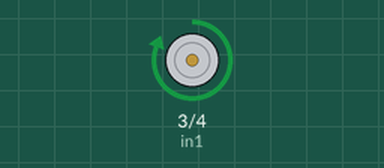
The sketch below on a simulated Arduino Uno, built with avr-gcc and run on an emulated ATmega328P. Parts: motor-driver pin pairs drawn as motors (green arrow = first pin HIGH = forward, orange = second pin HIGH = backward, longer = more drive).

Above: at 0.15 s.
At 1.35 s:
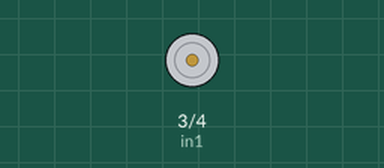
At 2.55 s:
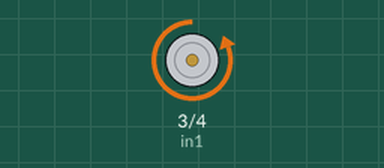
Timing chart, 0 to 3.0 s (numbered marks = the images above):
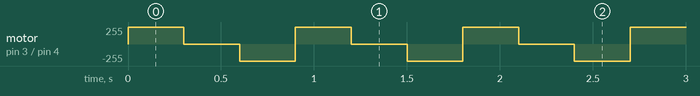

The sketch:

Motor.ino
```cpp
//Pines para el motor
int in1 = 3;
int in2 = 4;

void setup() {
  pinMode(in1, OUTPUT);
  pinMode(in2, OUTPUT);
}

void loop() {
  //Giro en un sentido
  digitalWrite(in1, HIGH);
  digitalWrite(in2, LOW);
  delay(300);

  //Paro
  digitalWrite(in1, LOW);
  digitalWrite(in2, LOW);
  delay(300);

  //Giro en otro sentido
  digitalWrite(in1, LOW);
  digitalWrite(in2, HIGH);
  delay(300);

}
```

Measured:
- by itself, motor on pin 3 (in1) / pin 4 (in2): repeats every 0.90 s: stopped 0.30 s, backward 255/255 0.30 s, forward 255/255 0.30 s
